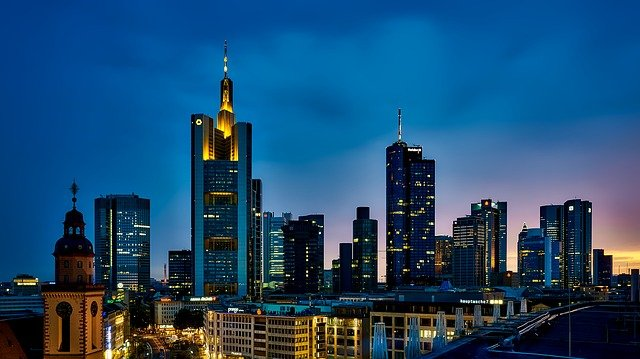
#> input picture buildings.jpg, 640 x 359 px
$ python main_noise.py
#> lines starting #> are read from the running program, lines starting #| are printed output that depends on the picture; after the words box and inside, x2 and y2 are one past the last pixel; in counts of white or black regions, pixels touching at a corner belong together
import cv2
import numpy as np
import random

def template_match(template, img):
	img_g = cv2.cvtColor(img, cv2.COLOR_BGR2GRAY).astype(np.float32)
	template_g = cv2.cvtColor(template, cv2.COLOR_BGR2GRAY).astype(np.float32)
	H_i, W_i = img_g.shape
	H_t, W_t = template_g.shape
	corr_map = np.zeros((H_i, W_i))
	# Templete matching
	mean_t = np.mean(template_g)
	x_max, y_max = -1, -1
	v = -1
	for y in range(H_i - H_t):
		for x in range(W_i - W_t):
			# compute normalized cross-correlation
			mean_patch = np.mean(img_g[y:y+H_t, x:x+W_t])
			_v = np.sum((img_g[y:y+H_t, x:x+W_t]-mean_patch) * (template_g-mean_t))
			_v /= (np.sqrt(np.sum((img_g[y:y+H_t, x:x+W_t]-mean_patch)**2)) * np.sqrt(np.sum((template_g-mean_t)**2)))
			corr_map[y, x] = _v
			if _v > v:
				v = _v
				x_max, y_max = x, y
	return (corr_map, x_max, y_max)

def add_noise(img, p=0.05):
	#Add some random white noise points
	out = img.copy()
	n = int(p * img.shape[0] * img.shape[1])
	list = random.sample(range(0, img.shape[0] * img.shape[1]), n)
	for i in range(n):
		y = list[i] // img.shape[1]
		x = list[i] % img.shape[1]
		out[y, x] = (255., 255., 255.)
	return out

img = cv2.imread("buildings.jpg").astype(np.float32)
template = img[193:294, 95:153]
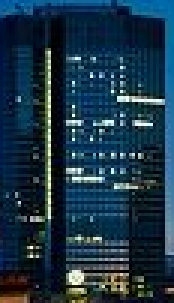
#> template: shape (101, 58, 3) float32 (shown 3 times larger); mean B, G, R 69.7, 52.4, 26.2
H_t, W_t = template.shape[0], template.shape[1]
#> H_t = 101; W_t = 58
img_noise = add_noise(img, p=0.05)
#> after the loop in add_noise, `for i in range(n):`:
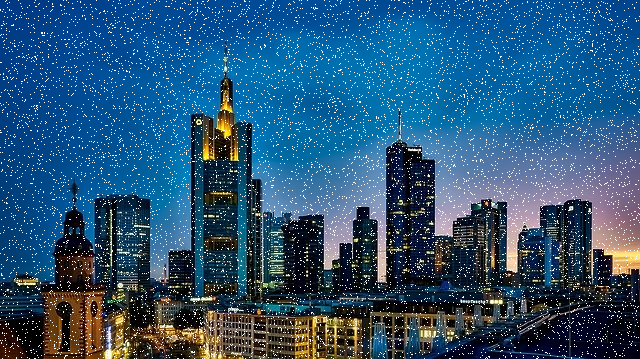
#> out: shape (359, 640, 3) float32; mean B, G, R 119.3, 84.2, 41.1
cv2.imwrite("Image(noise).jpg", img_noise)

(corr_map, x_max, y_max) = template_match(template, img_noise)
#> in template_match, `img_g = cv2.cvtColor(img, cv2.COLOR_BGR2GRAY).astype(np.float32)`:
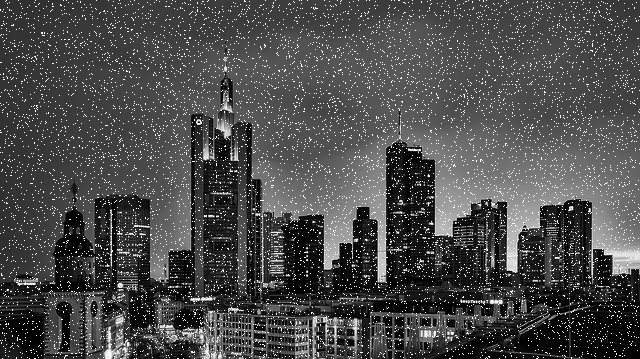
#> img_g: shape (359, 640) float32; min 0, max 255, mean 75.3
#> in template_match, `template_g = cv2.cvtColor(template, cv2.COLOR_BGR2GRAY).astype(np.floa..`:
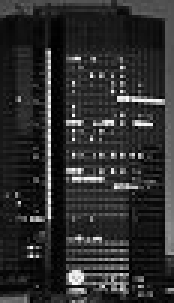
#> template_g: shape (101, 58) float32 (shown 3 times larger); min 0, max 253.4, mean 46.5
#> in template_match, `mean_t = np.mean(template_g)`: mean_t = 46.5
#> after the loop in template_match, `for y in range(H_i - H_t):`:
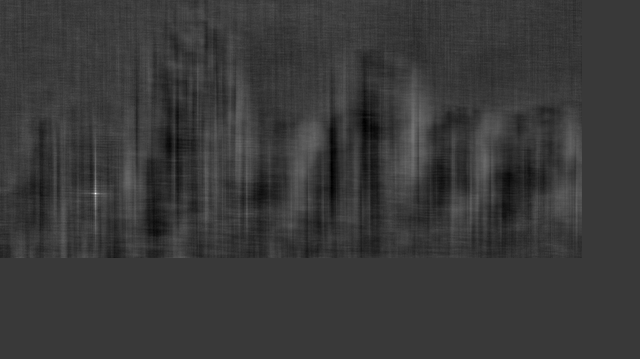
#> corr_map: shape (359, 640) float64; min -0.195, max 0.676, mean 0.00155; drawn with min black and max white
#> after the loop in template_match, `for y in range(H_i - H_t):`: v = 0.676; x_max = 95; y_max = 193
#> x_max = 95; y_max = 193
#Normalize Cross-correlation map to 0~255
corr_map = 255.0 * (corr_map - np.amin(corr_map)) / (np.amax(corr_map) - np.amin(corr_map))
cv2.imwrite("Cross-correlation map(noise).jpg", corr_map.astype(np.uint8))

#Mark template in image
out = img_noise.copy()
cv2.rectangle(out, pt1=(x_max, y_max), pt2=(x_max+W_t, y_max+H_t), color=(0,0,255), thickness=2)
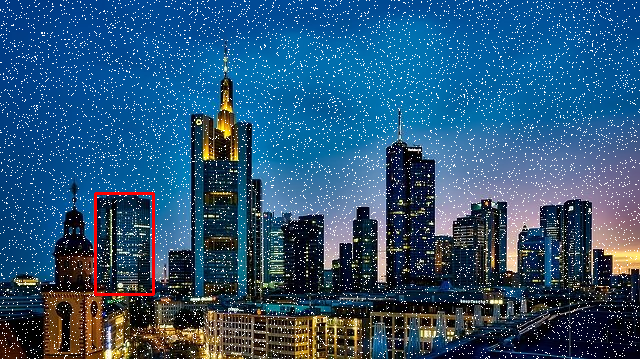
#> out: shape (359, 640, 3) float32; 0.41% of pixels changed, all inside (x1, y1, x2, y2) = (94, 192, 155, 296)
cv2.imwrite("Template matching(noise).jpg", out.astype(np.uint8))

cv2.imshow("Image",img.astype(np.uint8))
cv2.imshow("Noise image",img_noise.astype(np.uint8))
cv2.imshow("Template", template.astype(np.uint8))
cv2.imshow("Template matching(noise)", out.astype(np.uint8))
cv2.imshow("Cross-correlation map(noise)", corr_map.astype(np.uint8))
cv2.waitKey(0)
